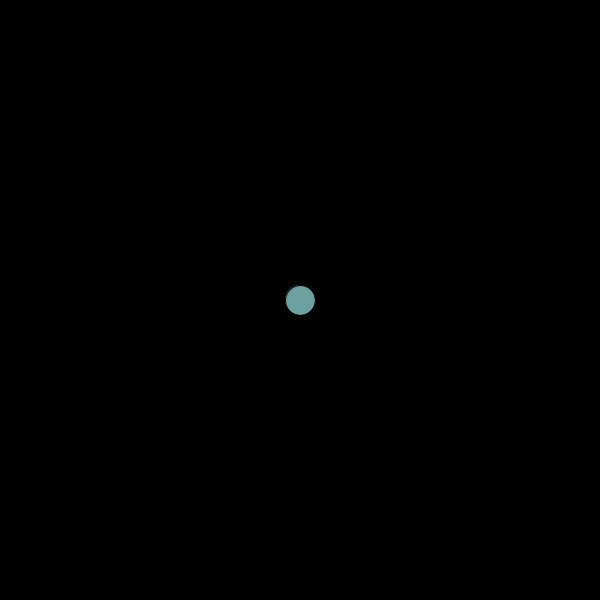
Frame 1 (no input)
Frame 60 (the mouse pressed at the canvas centre just before this capture): identical to frame 1, image omitted
Frame 120 (the mouse held since frame 60 and released just before this capture): identical to frame 1, image omitted

The Processing sketch that drew this single still picture (run headless with seeded random() and noise(); from frame 60 on, the mouse is pressed at the canvas centre):

// Processing sketch: alyxakellymidterm
// ── alyxakellymidterm.pde
int x, y;
int h, s, b; 

void setup() {
  size(600, 600);
  x=width/2;
  y=height/2;
}

void draw() {
  background(0, 255);
  colorMode(HSB, 300);
  h=220;
  s=190;
  b=195;

  fill(y/2, b/2, s);
  ellipse(x, y, 30, 30);

  if (keyPressed) {
    if (key == CODED) {
      if (keyCode == RIGHT) {
        x+=10;
      }
      if (keyCode == LEFT) {
        x-=10;
      }
      if (keyCode == UP) {
        y-=10;
      }
      if (keyCode == DOWN) {
        y+=10;
      }
    }
  }
  if (x>width) {
    x=width;
  }
  if (x<0) {
    x=0;
  }
  if (y>height) {
    y=height;
  }
  if (y<0) {
    y=0;
  }
  if (X < width/2) {
  }
}
